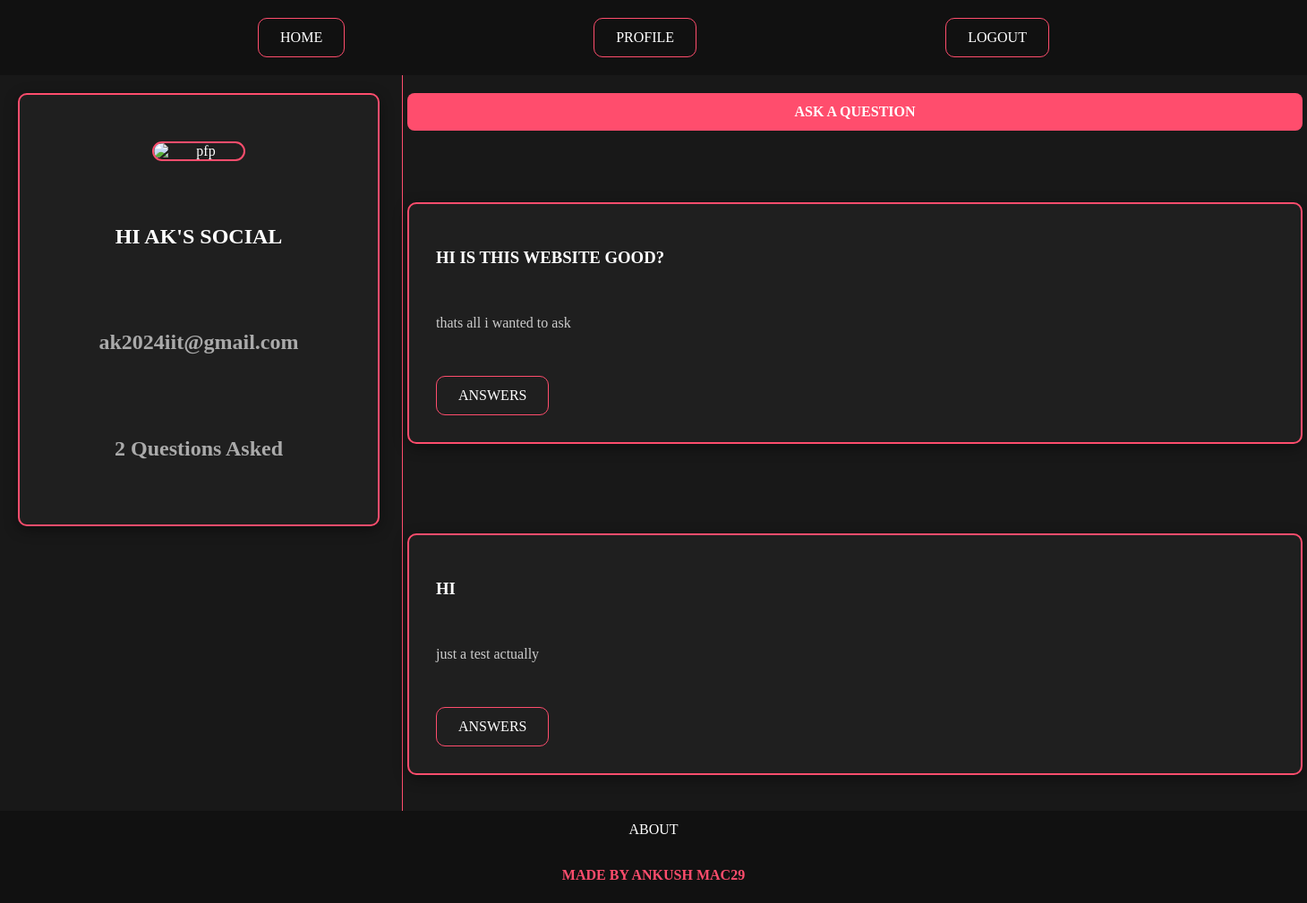
Page /user (signed in) on the committed database.
### model.py (models this page shows)
class student(db.Model):
    id=db.Column(db.Integer,primary_key=True)
    name=db.Column(db.String(50),nullable=False)
    email=db.Column(db.String(50),nullable=False,unique=True)
    password=db.Column(db.String(50),nullable=False)
    questions=db.relationship("question",backref="author")
    answers=db.relationship("answer",backref="author")

class question(db.Model):
    id=db.Column(db.Integer,primary_key=True)
    title=db.Column(db.String(100),nullable=False)
    body=db.Column(db.Text)
    user_id=db.Column(db.Integer,db.ForeignKey("student.id"))
    answer=db.relationship("answer",backref="question")

### profile.py (the view)
@profile.route("/user")
def user():
    if "id" in session:
        user=db.session.get(student,session["id"])
        return render_template("user.html",user=user)
    else:
        return redirect(url_for("auth.login"))

### templates/user.html
{% extends "base.html" %} {% block title %}USER{% endblock %} {% block content
%}
<main class="profile_layout">
  <aside>
    <div class="profile_card">
      <img src="https://i.redd.it/vvzpigme0ds61.jpg" alt="pfp" width="100px" />
      <h1>HI {{user.name}}</h1>
      <h2>{{user.email}}</h2>
      <h2 class="post-count">{{ user.questions|length }} Questions Asked</h2>
    </div>
  </aside>
  <section>
    <a href="/ask" class="btn-ask">ASK A QUESTION</a>
    {% for q in user.questions %}
    <article class="card">
      <div class="question card">
      <h3>{{ q.title }}</h3>
      <p>{{ q.body }}</p>
      <a href="/answer/{{q.id}}">ANSWERS</a>
      </div>
    </article>
    {% endfor %}
  </section>
</main>
{% endblock %}

### static/styles.css (style rules this page uses)
:root { --primary-color: #ff4d6d; --primary-hover: #ff6b85; --bg-dark: #181818; --bg-darker: #111111; --text-light: #ffffff; --text-muted: #aaaaaa; --input-bg: #e0f7f4; --radius-pill: 50px; --radius-card: 8px; }
body { margin: 0; height: 100vh; display: grid; grid-template-rows: auto 1fr auto; background-color: var(--bg-darker); color: var(--text-light); }
a { text-decoration: none; color: var(--text-light); display: inline-block; padding: 12px 24px; border: #ff4d6d solid 1px; border-radius: 10px; }
main.profile_layout { display: grid; grid-template-columns: 450px 1fr; align-items: stretch; background-color: var(--bg-dark); }
aside { text-align: center; border-right: 1px solid var(--primary-color); }
section { display: flex; flex-direction: column; gap: 20px; }
.btn-ask { display: block; width: 1000px; margin: 20px auto; text-align: center; padding: 12px; border-radius: 8px; border: none; background-color: var(--primary-color); color: var(--text-light); font-weight: bold; cursor: pointer; transition: all 0.3s ease; box-sizing: border-box; }
.card { width: 1000px; margin: 20px auto; box-sizing: border-box; }
.profile_card { border: var(--primary-color) solid 2px; background-color: #1f1f1f; width: 400px; height: 60vh; display: flex; flex-direction: column; justify-content: space-evenly; align-items: center; border-radius: 10px; box-shadow: 0 4px 15px rgba(0, 0, 0, 0.4); transition: all 0.3s ease-in-out; margin: 20px; }
.profile_card h1 { color: var(--text-light); }
.profile_card h2 { color: var(--text-muted); }
.profile_card img { border-radius: 120px; border: #ff4d6d solid 2px; }
.question { display: flex; flex-direction: column; gap: 15px; border: var(--primary-color) solid 2px; background-color: #1f1f1f; padding: 30px; border-radius: 10px; box-shadow: 0 4px 15px rgba(0, 0, 0, 0.4); transition: all 0.3s ease-in-out; }
.question p { color: #cccccc; line-height: 1.6; font-size: 1rem; }
.question a { align-self: flex-start; margin-top: 15px; }

### rows in the picture
student: name "AK'S SOCIAL", email "ak2024iit@gmail.com"
question: title "HI IS THIS WEBSITE GOOD?", body "thats all i wanted to ask"
question: title "HI", body "just a test actually"

### other values in the picture
{{ user.questions|length }} "2"
